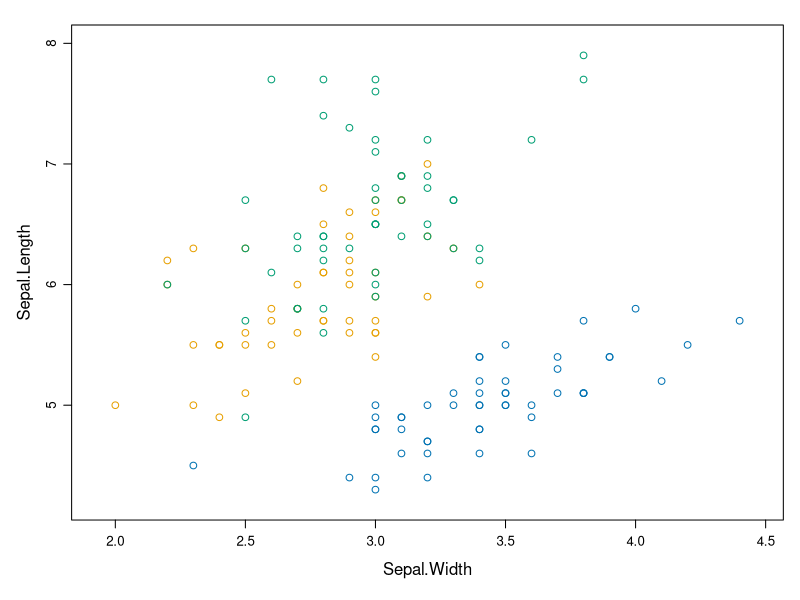

R code for this plot:
## ---- chunk 1
library(lattice)
xyplot(data = iris, Sepal.Length ~ Sepal.Width,
  groups = Species, scales = "free")
## ---- chunk 2
knitr::kable(head(iris, 3), caption = "鸢尾花")
